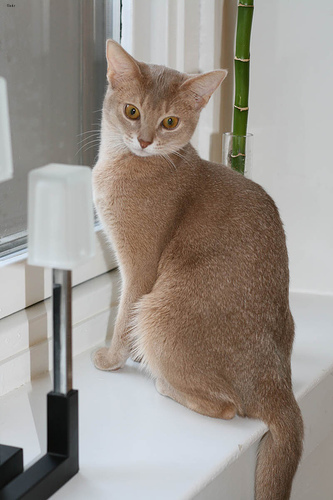
#> input picture dataset/Abyssinian_136.jpg, 333 x 500 px; its folder holds 4 pictures in this run
$ python main.py
#> lines starting #> are read from the running program, lines starting #| are printed output that depends on the picture
import numpy as np
import matplotlib.pyplot as plt
import skimage.io
import skimage.transform
import os
from sklearn.neural_network import MLPClassifier
from sklearn.model_selection import train_test_split
from sklearn.preprocessing import LabelEncoder
from sklearn.metrics import accuracy_score

IMAGE_REDUCED_SIZE = 64
FOLDER = '../dataset/'

def showImage(image):
    print("Shape:", image.shape)
    plt.imshow(image)
    plt.show()

def load_data(folder, max_samples=None):
#> called with folder = '../dataset/', max_samples = 30
    filenames = []
    labels = []

    for filename in os.listdir(folder):
        if filename.lower().endswith(('.jpg')):
            filenames.append(os.path.join(folder, filename))
            labels.append(filename.split('_')[0])
#> pass 2 of the loop in load_data, `for filename in os.listdir(folder):`:
#> pass 3 of the loop in load_data, `for filename in os.listdir(folder):`:
#> the loop made 4 passes; the first 3 are shown

    dataInputs = []
    for i, filename in enumerate(filenames):
        if max_samples is not None and i >= max_samples:
            break
        try:
            image = skimage.io.imread(filename)
#> image is the input picture: shape (500, 333, 3); mean R, G, B 154.7, 147.2, 139.9

            image_resized = skimage.transform.resize(image, (IMAGE_REDUCED_SIZE, IMAGE_REDUCED_SIZE), anti_aliasing=True)
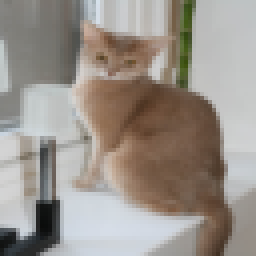
#> image_resized: shape (64, 64, 3) float64 (shown 4 times larger); mean R, G, B 0.606, 0.577, 0.549
            image_flat = image_resized.reshape(-1)
#> image_flat = 12288 values, max 0.919 at index 74, min 0.0439 at index 10782, mean 0.577
            dataInputs.append(image_flat)
        except Exception as e:
            print(f"Erreur lors du chargement de {filename} : {e}")
#> pass 2 of the loop in load_data, `for i, filename in enumerate(filenames):`:
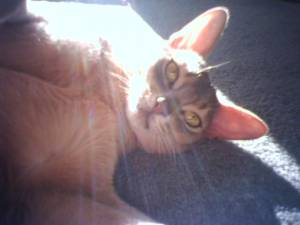
#> input picture dataset/Abyssinian_193.jpg, 300 x 225 px
#> in load_data, image is the input picture: shape (225, 300, 3); mean R, G, B 126, 112.9, 121.6
#> in load_data, `image_resized = skimage.transform.resize(image, (IMAGE_REDUCED_SIZE, I..`:
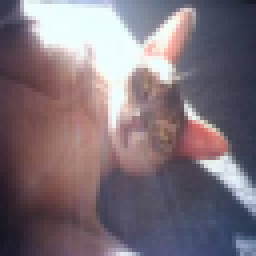
#> image_resized: shape (64, 64, 3) float64 (shown 4 times larger); mean R, G, B 0.494, 0.443, 0.477
#> image_flat = 12288 values, max 1 at index 1193, min 0.0868 at index 11137, mean 0.471
#> pass 3 of the loop in load_data, `for i, filename in enumerate(filenames):`:
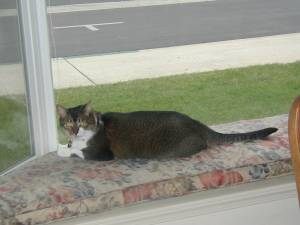
#> input picture dataset/Abyssinian_196.jpg, 300 x 225 px
#> in load_data, image is the input picture: shape (225, 300, 3); mean R, G, B 145.2, 146.3, 132.2
#> in load_data, `image_resized = skimage.transform.resize(image, (IMAGE_REDUCED_SIZE, I..`:
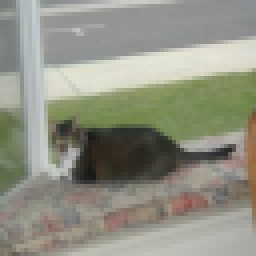
#> image_resized: shape (64, 64, 3) float64 (shown 4 times larger); mean R, G, B 0.57, 0.574, 0.519
#> image_flat = 12288 values, max 0.902 at index 2845, min 0.0728 at index 8132, mean 0.554
#> the loop made 4 passes; the first 3 are shown

    dataInputs = np.array(dataInputs)
    labels = np.array(labels[:len(dataInputs)])
    return dataInputs, labels

if __name__ == "__main__":
    print("Chargement des données depuis :", FOLDER)
    X, y = load_data(FOLDER, max_samples=30)
    print("Nombre d'échantillons chargés :", X.shape[0])
#| Nombre d'échantillons chargés : 4
    print("Dimension de chaque échantillon :", X.shape[1])
#| Dimension de chaque échantillon : 12288

    le = LabelEncoder()
    y_encoded = le.fit_transform(y)

    X_train, X_test, y_train, y_test = train_test_split(X, y_encoded, test_size=0.2, random_state=42, stratify=y_encoded)

    mlp = MLPClassifier(hidden_layer_sizes=(128,),
                        activation='relu',
                        solver='adam',
                        max_iter=100,
                        random_state=42,
                        verbose=True)

    print("Entraînement du modèle...")
    mlp.fit(X_train, y_train)

    if hasattr(mlp, 'loss_curve_'):
        plt.figure(figsize=(6, 4))
        plt.plot(mlp.loss_curve_, label='Loss')
        plt.title("Courbe d'apprentissage (Loss)")
        plt.xlabel("Itérations")
        plt.ylabel("Loss")
        plt.legend()
        plt.show()
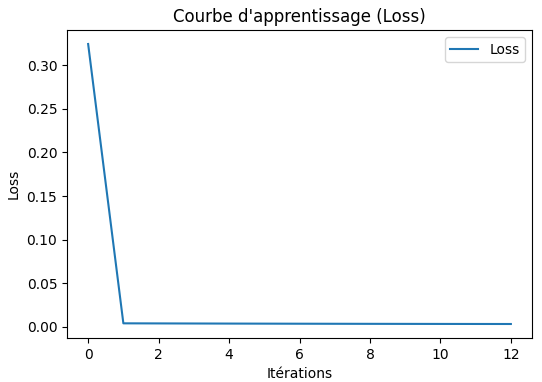
#> figure drawn by matplotlib, 1 panel; curve peaks at x = 0, y = 0.324
    else:
        print("Aucune courbe d'apprentissage disponible.")

    y_train_pred = mlp.predict(X_train)
    train_acc = accuracy_score(y_train, y_train_pred)
    print("Accuracy sur le jeu d'entraînement : {:.2f}%".format(train_acc * 100))

    y_test_pred = mlp.predict(X_test)
    test_acc = accuracy_score(y_test, y_test_pred)
    print("Accuracy sur le jeu de test : {:.2f}%".format(test_acc * 100))
